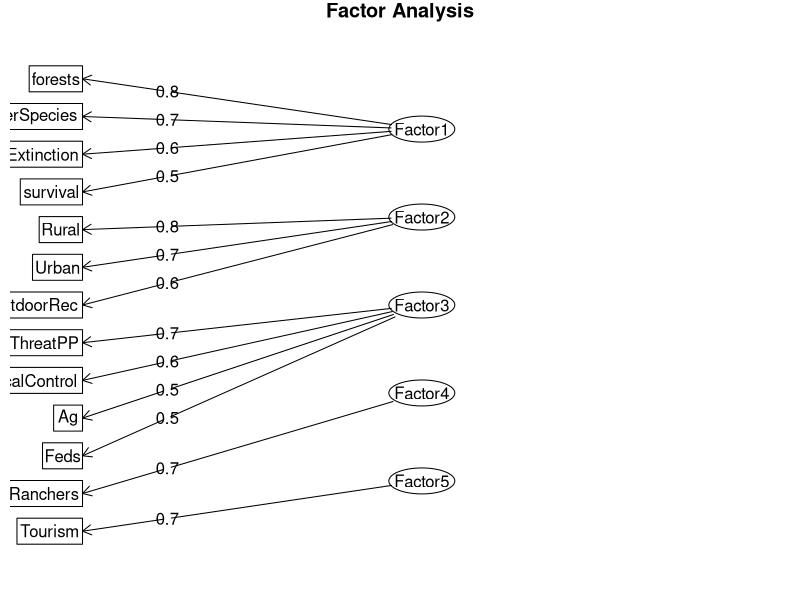
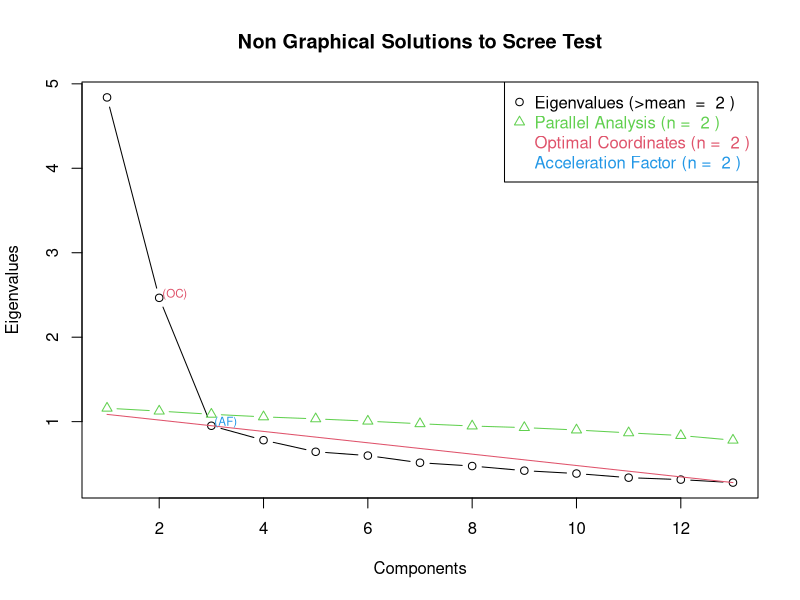
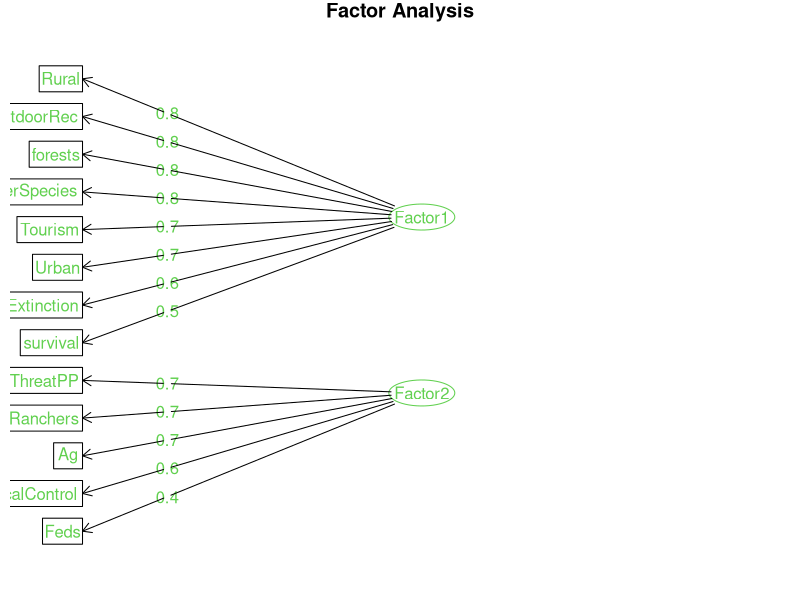
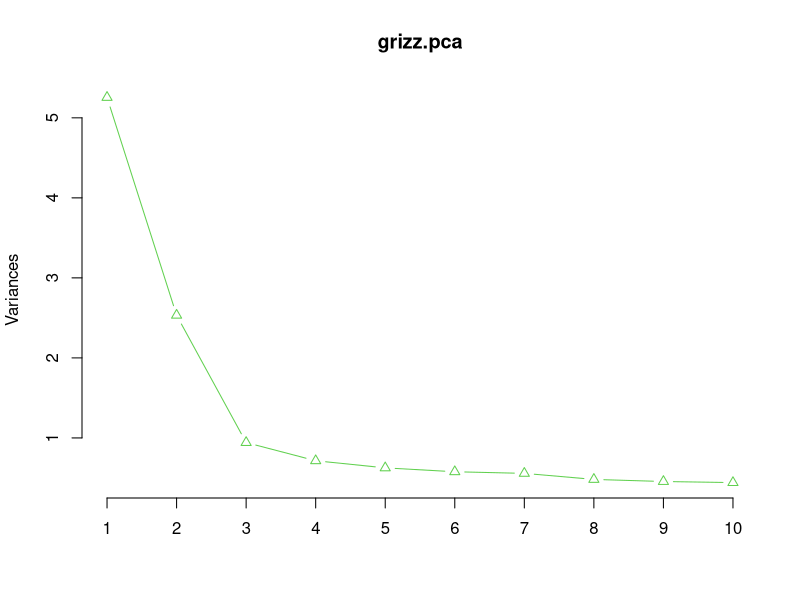
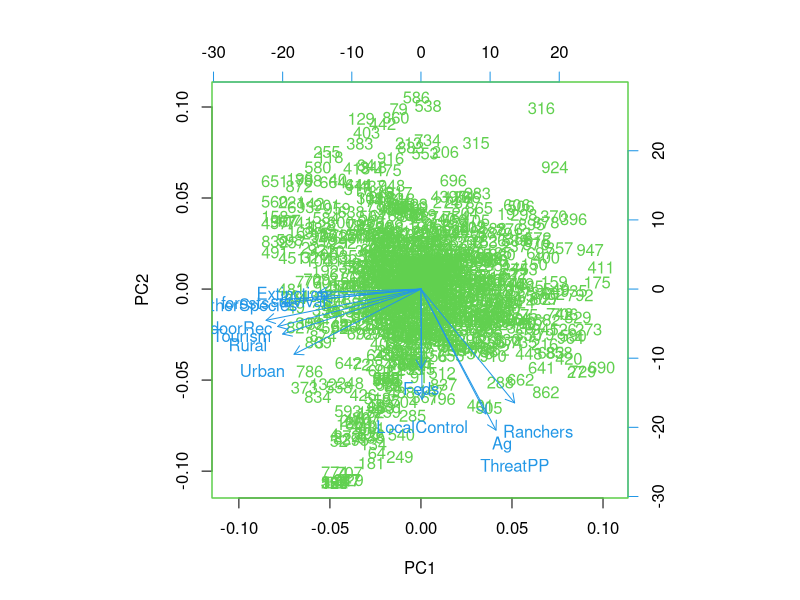
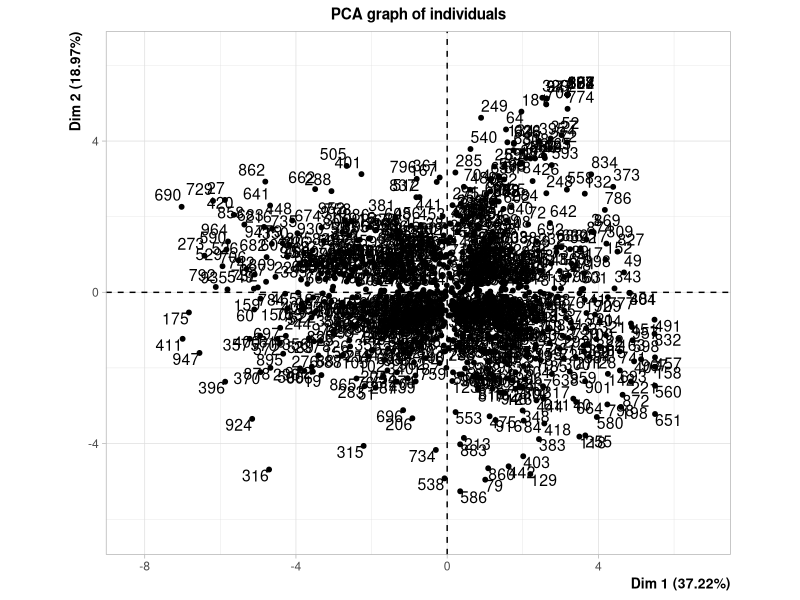
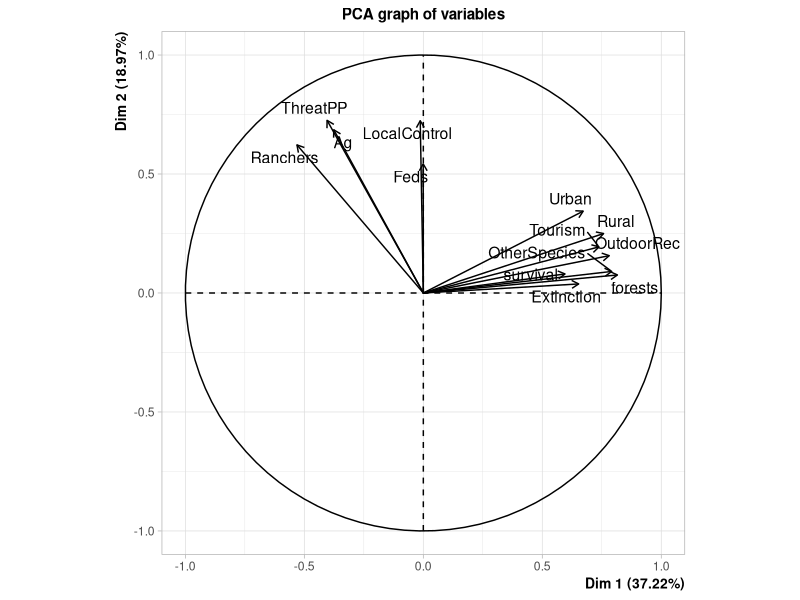

Here is the R script that generated these plots, in order:
## ---- chunk 1
library(psych)
library(FactoMineR)
library(nFactors)

grizz <- read.csv("GRIZZLY_DATA_USE.csv", header = T)

grizz_factor<-cbind(grizz[,c(which(colnames(grizz)=="Q72_16"):which(colnames(grizz)=="Q72_32"))])
names(grizz_factor)<-c("survival", "forests", "SafetyThreat", "LivelihoodThreat", "Tourism",
                       "Feds", "ThreatPP", "OtherSpecies", "Extinction", "LocalControl",
                       "Ranchers", "OutdoorRec", "Ag", "Urban", "Rural")

#dropping out personal threat questions
grizz_factor<-grizz_factor[,-c(3:4)]
## ---- chunk 2
grizz_comp<-factanal(grizz_factor, 5, scores="Bartlett")
grizz_comp

#Plotting the relationship of the factors
fa.diagram(grizz_comp$loadings)

#grizz<-cbind(grizz, grizz_comp$scores)
## ---- chunk 3
ev <- eigen(cor(grizz_factor))# get eigenvalues
ap <- parallel(subject=nrow(grizz_factor),var=ncol(grizz_factor), rep=100,cent=.05)
nS <- nScree(x=ev$values, aparallel=ap$eigen$qevpea)
plotnScree(nS)
## ---- chunk 4
grizz_comp2<-factanal(grizz_factor, 2, scores="Bartlett")
grizz_comp2

fa.diagram(grizz_comp2$loadings)
## ---- chunk 5
grizz.pca<-prcomp(grizz_factor)
summary(grizz.pca)
loadings<-grizz.pca$rotation
scores<-grizz.pca$x
plot(grizz.pca, type="l")
biplot(grizz.pca)
## ---- chunk 6
grizz_component1<-subset(grizz_factor, select=c("survival", "forests", "Tourism","OtherSpecies","Extinction","OutdoorRec","Urban","Rural"))
psych::alpha(grizz_component1)

grizz_component2<-subset(grizz_factor, select=c("Feds", "ThreatPP", "Ranchers", "Ag", "LocalControl"))
psych::alpha(grizz_component2)
## ---- chunk 7
grizz.pca2<-PCA(grizz_factor)
scores<-grizz.pca2$ind$coord
## ---- chunk 8
# library(vegan)
# library(MASS)
# grizz.nmds<-metaMDS(grizz_factor, distance="bray", k=3, trymax=20, noshare=0.1)
# grizz.nmds.2<-metaMDS(grizz_factor, previous.best=grizz.nmds)
# plot(grizz.nmds, display=c("sites", "species"), choice=c(1,2), type="t")
